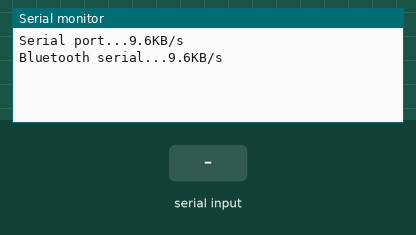
Recording of a program running on a simulated ESP32. Shown: the last lines printed to the serial monitor. The test bench sets the inputs (shaded band). Nothing arrives over Bluetooth unless stated.

Above: at 1.2 s.
1.3 s: "1" received over the second serial link
At 2.1 s:
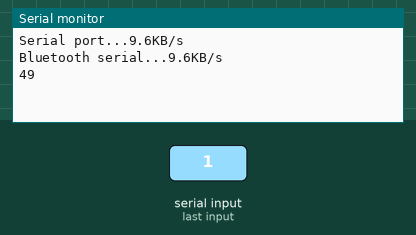
2.8 s: "0" received over the second serial link
At 3.3 s:
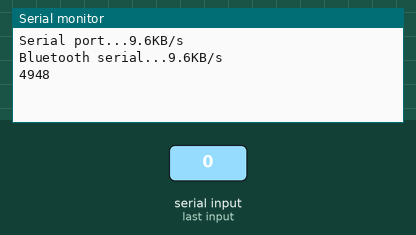

The program:

main.cpp
```cpp
#include <Arduino.h>
#include "BluetoothSerial.h"

extern BluetoothSerial SerialBT;

void WiFi_Init();
void SerialEvent();
void SerialBTEvent();

void setup()
{
    Serial.begin(9600);
    SerialBT.begin("esp32/test");
    Serial.printf("\nSerial port...9.6KB/s\n");
    SerialBT.printf("Serial port...9.6KB/s\n");
    Serial.printf("Bluetooth serial...9.6KB/s\n");
    SerialBT.printf("Bluetooth serial...9.6KB/s\n");
    // WiFi_Init();
}

void loop()
{
    SerialEvent();
    SerialBTEvent();
}
```

bluetooth.cpp
```cpp
#include "BluetoothSerial.h"

BluetoothSerial SerialBT;

void SerialBTEvent()
{
    if (SerialBT.available())
    {
        Serial.print(SerialBT.read());
    }
}
```

uart.cpp
```cpp
#include "BluetoothSerial.h"

extern BluetoothSerial SerialBT;

void SerialEvent()
{
    if (Serial.available())
    {
        SerialBT.print(Serial.read());
    }
}
```

wifi.cpp
```cpp
#include <WiFi.h>

WiFiClient espClient;

const char * ssid = ""; // fill here
const char * password = ""; // fill here

void WiFi_Init() {
    delay(10);
    Serial.println();
    Serial.print("Connecting to ");
    Serial.println(ssid);

    WiFi.begin(ssid, password);

    while (WiFi.status() != WL_CONNECTED) {
        delay(500);
        Serial.print(".");
    }

    Serial.println("");
    Serial.println("WiFi connected");
    Serial.println("IP address: ");
    Serial.println(WiFi.localIP());
}
```

Measured:
- after the input at 1.3 s, the serial monitor: prints a new line at once (image 1)
- after the input at 2.8 s, the serial monitor: prints a new line at once (image 2)
